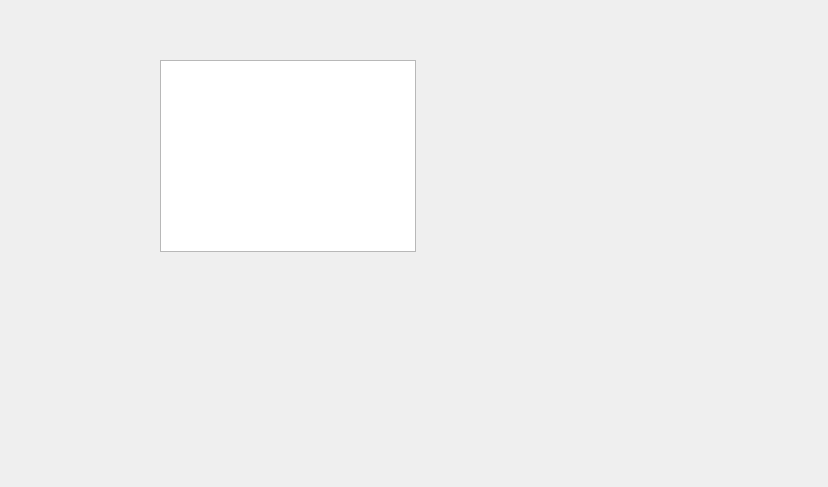
<?xml version="1.0" encoding="UTF-8"?>
<ui version="4.0">
 <class>test_QJSON</class>
 <widget class="QWidget" name="test_QJSON">
  <property name="geometry">
   <rect>
    <x>0</x>
    <y>0</y>
    <width>828</width>
    <height>487</height>
   </rect>
  </property>
  <property name="windowTitle">
   <string>Form</string>
  </property>
  <widget class="QTableView" name="tableViewData">
   <property name="geometry">
    <rect>
     <x>160</x>
     <y>60</y>
     <width>256</width>
     <height>192</height>
    </rect>
   </property>
  </widget>
 </widget>
 <resources/>
 <connections/>
</ui>
